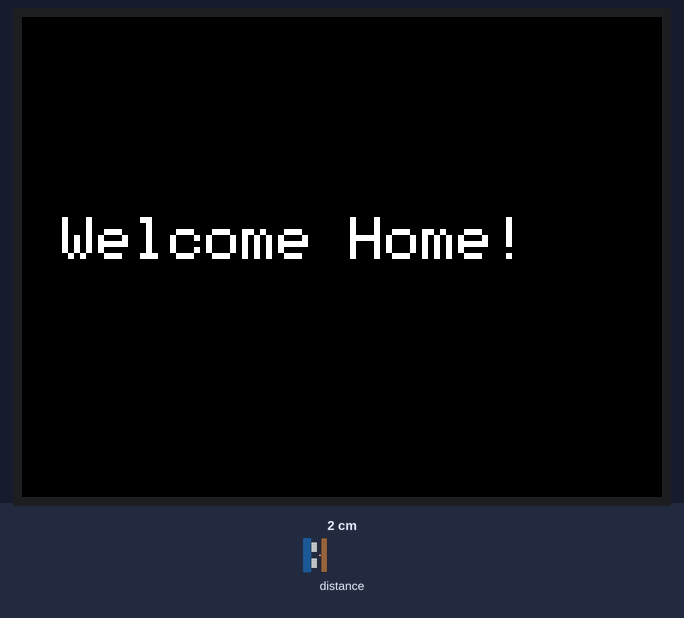
A sketch run on a simulated ESP32. Parts: 320×240 colour display. Inputs (shaded band) come from the test bench; at power-on: distance to the obstacle 80 cm.

1.6 s: distance to the obstacle set to 2 cm
Above: at 3.3 s.
Timing chart, 0 to 4.8 s (numbered marks = the images above; inputs shaded):
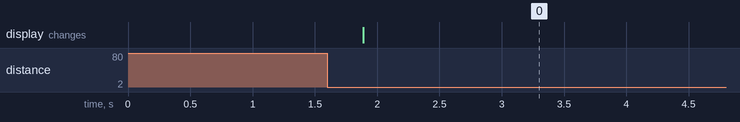

Measured:
- after the input at 1.6 s, the display: changes after 0.29 s (image 0)

The sketch:

sketch_jul4a.ino
```cpp
#include <M5Unified.h>
#include <Wire.h>
#include <VL53L0X.h>

VL53L0X tof;

const uint16_t THRESHOLD = 500; // 500mm以内で反応

void setup() {
  auto cfg = M5.config();
  M5.begin(cfg);
  Wire.begin();

  M5.Display.setRotation(1);
  M5.Display.fillScreen(BLACK);
  M5.Display.setTextSize(2);
  M5.Display.setTextColor(WHITE);
  M5.Display.setCursor(20, 20);
  M5.Display.println("Initializing...");

  tof.setTimeout(500);

  if (!tof.init()) {
    M5.Display.fillScreen(RED);
    M5.Display.setCursor(20, 20);
    M5.Display.println("ToF Error");
    while (1);
  }

  tof.startContinuous();
  M5.Display.fillScreen(BLACK);
}

void loop() {
  // --- 距離を取得 ---
  uint16_t distance = tof.readRangeContinuousMillimeters();

  M5.Display.fillScreen(BLACK);

  if (distance < THRESHOLD) { // 距離が500mmより短いとき
    M5.Display.setTextSize(3);
    M5.Display.setCursor(20, 100);
    M5.Display.println("Welcome Home!"); // M5の画面に文字を表示
  }
  delay(100);
}
```
